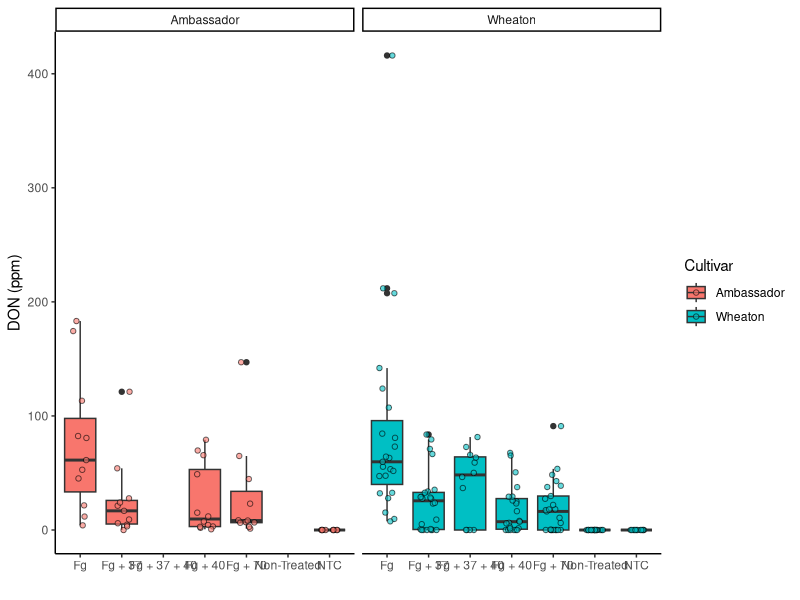
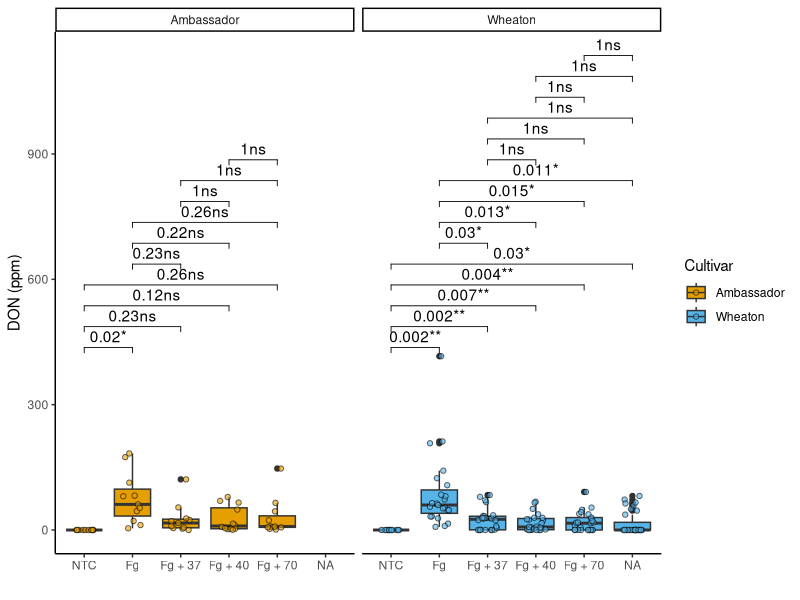
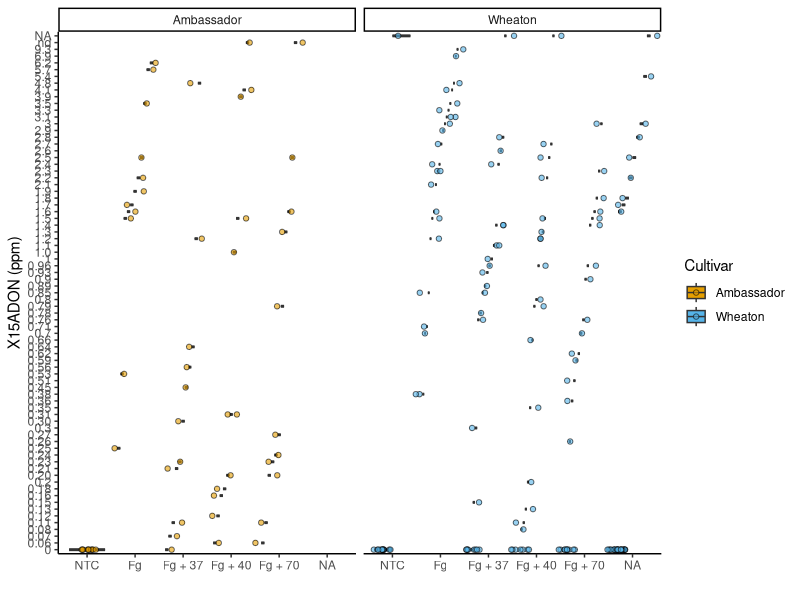
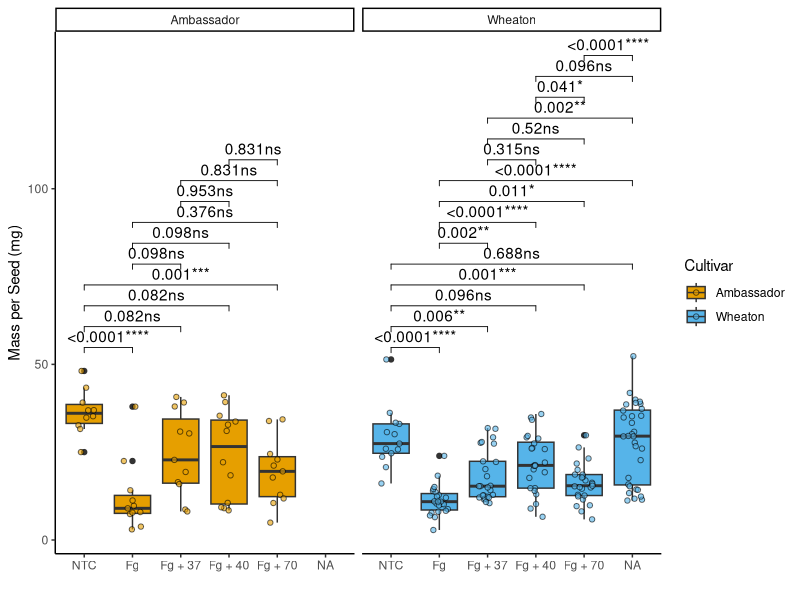
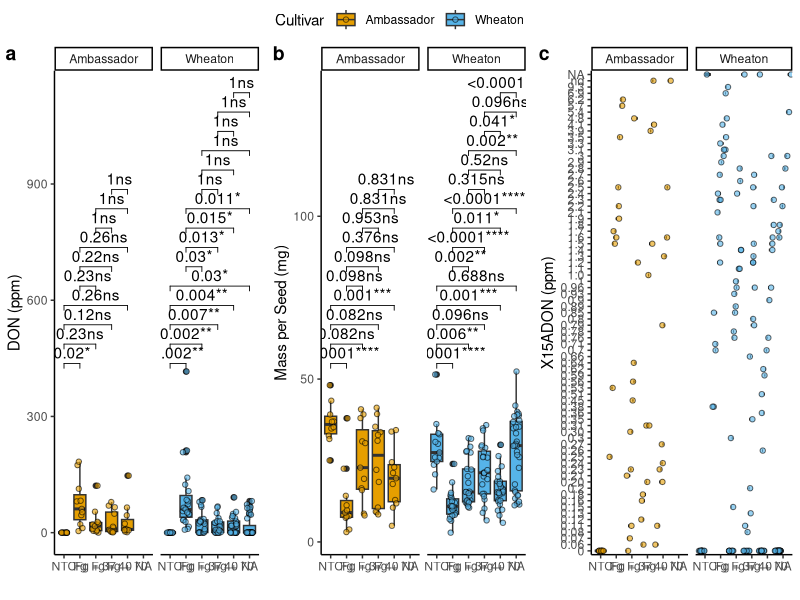

Write R code to recreate these figures, in order.
#### Coding Challenge 3 - Advanced Visualization ####
# student: Derek Anderson
# date: 2025-02-11
# location: https://github.com/dbanderson1/plpa_6820_assignments/blob/main/Coding_Challenge_3.R
# first, install ggplot2, which is in tidyverse
install.packages("tidyverse")
library(tidyverse)
# this time we will also add ggpubr which will allow us to integrate some stats into our figures
install.packages("ggpubr")
library(ggpubr)
# we will add ggrepel to label points as well. it will also help with figure design and consistency.
# we should also strive for color blind pallets
install.packages("ggrepel")
library(ggrepel)


# second, load the data
mycotoxin_csv <- read.csv("MycotoxinData.csv", na.strings = "na")

# we can define our color blind palette as a vector #
cbbPalette <- c("#000000", "#E69F00", "#56B4E9", "#009E73", "#F0E442", "#0072B2", "#D55E00", "#CC79A7")

### 1.	5pts. Using ggplot, create a boxplot of DON by Treatment so that the plot looks like the image below. - complete
## a.	Jitter points over the boxplot and fill the points and boxplots Cultivar with two colors from the cbbPallete introduced last week. -complete
## b.	Change the transparency of the jittered points to 0.6. -complete
## c.	The y-axis should be labeled "DON (ppm)", and the x-axis should be left blank. -complete
## d.	The plot should use a classic theme - complete
## e.	The plot should also be faceted by Cultivar - complete

ggplot(mycotoxin_csv, aes(x = Treatment, y = DON, fill = Cultivar)) +
  geom_boxplot(position = "dodge") +
  geom_point(position = position_jitterdodge(), shape = 21, color = "#000000", alpha = 0.6) +
  facet_wrap(~ Cultivar) +
  ylab("DON (ppm)") +
  xlab("") +
  scale_color_manual(values = cbbPalette) +
  theme_classic() 

### 2.	4pts. Change the factor order level so that the treatment “NTC” is first, followed by “Fg”, “Fg + 37”, “Fg + 40”, and “Fg + 70." -conmplete
mycotoxin_csv$Treatment <- factor(mycotoxin_csv$Treatment, levels = c("NTC", "Fg", "Fg + 37", "Fg + 40", "Fg + 70"))

### 3.	5pts. Change the y-variable to plot X15ADON and MassperSeed_mg. The y-axis label should now be “15ADON” and “Seed Mass (mg)”. Save plots made in questions 1 and 3 into three separate R objects.
# boxplot with treatment by DON
treatment.DON <- ggplot(mycotoxin_csv, aes(x = Treatment, y = DON, fill = Cultivar)) +
  geom_boxplot(position = "dodge") +
  geom_point(position = position_jitterdodge(), shape = 21, color = "#000000", alpha = 0.6) +
  geom_pwc(aes(group = Treatment), method = "t_test", label = "{p.adj.format}{p.adj.signif}") +
  facet_wrap(~ Cultivar) +
  ylab("DON (ppm)") +
  xlab("") +
  theme_classic() +
  scale_fill_manual(values = c("#E69F00", "#56B4E9")) 
  

treatment.DON

# boxplot treatment by X15ADON
treatment.X15ADON <- ggplot(mycotoxin_csv, aes(x = Treatment, y = X15ADON, fill = Cultivar)) +
  geom_boxplot(position = "dodge") +
  geom_point(position = position_jitterdodge(), shape = 21, color = "#000000", alpha = 0.6) +
  geom_pwc(aes(group = Treatment), method = "t_test", label = "{p.adj.format}{p.adj.signif}") +
  facet_wrap(~ Cultivar) +
  ylab("X15ADON (ppm)") +
  xlab("") +
  scale_fill_manual(values = c("#E69F00", "#56B4E9")) +
  theme_classic() 

treatment.X15ADON

# boxplot treatment by MassperSeed_mg
treatment.massperseed_mg <- ggplot(mycotoxin_csv, aes(x = Treatment, y = MassperSeed_mg, fill = Cultivar)) +
  geom_boxplot(position = "dodge") +
  geom_point(position = position_jitterdodge(), shape = 21, color = "#000000", alpha = 0.6) +
  geom_pwc(aes(group = Treatment), method = "t_test", label = "{p.adj.format}{p.adj.signif}") +
  facet_wrap(~ Cultivar) +
  ylab("Mass per Seed (mg)") +
  xlab("") +
  scale_fill_manual(values = c("#E69F00", "#56B4E9")) +
  theme_classic() 

treatment.massperseed_mg

### 4.	5pts. Use ggarrange function to combine all three figures into one with three columns and one row. Set the labels for the subplots as A, B and C. Set the option common.legend = T within ggarage function. What did the common.legend option do?
## a.	HINT: I didn’t specifically cover this in the tutorial, but you can go to the help page for the ggarange function to figure out what the common.legend option does and how to control it. 
# Arrange multiple ggplot objects into a single figure
figure1 <- ggarrange(
  treatment.DON,  
  treatment.massperseed_mg, 
  treatment.X15ADON,  
  labels = "auto",  
  nrow = 1,  
  ncol = 3,  
  common.legend = TRUE
)

figure1

# 5.	5pts. Use geom_pwc() to add t.test pairwise comparisons to the three plots made above. Save each plot as a new R object, and combine them again with ggarange as you did in question 4. Your final plot should look something like this. 
# - complete, added to plots correct #4 to have levels and significance.
# file location: https://github.com/dbanderson1/plpa_6820_assignments/blob/main/Coding_Challenge_3.R
#END
